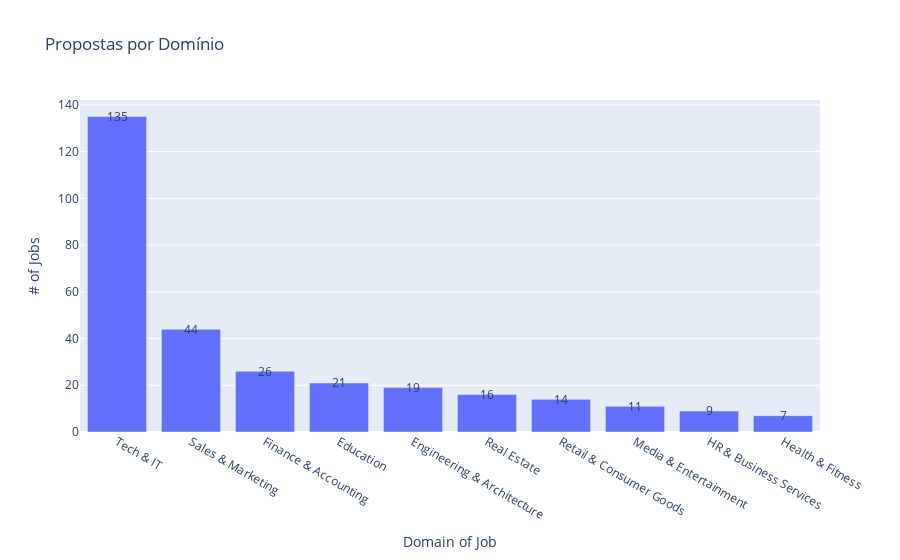

The notebook cell this image was saved under:
### Code cell
plot_graphics(domains.head(10), "Propostas por Domínio", "Domain of Job", "# of Jobs")
# Gráfico de Pizza

### Figure 1 — Plotly figure (JSON) as saved in the notebook; plotly's stock layout.template omitted (floating-point values rounded to 4 significant figures)
{"data": [{"alignmentgroup": "True", "hovertemplate": "Domain of Job=%{x}<br># of Jobs=%{y}<extra></extra>", "legendgroup": "", "marker": {"color": "#636efa", "pattern": {"shape": ""}}, "name": "", "offsetgroup": "", "orientation": "v", "showlegend": false, "textposition": "auto", "type": "bar", "x": ["Tech & IT", "Sales & Marketing", "Finance & Accounting", "Education", "Engineering & Architecture", "Real Estate", "Retail & Consumer Goods", "Media & Entertainment", "HR & Business Services", "Health & Fitness"], "xaxis": "x", "y": [135, 44, 26, 21, 19, 16, 14, 11, 9, 7], "yaxis": "y"}], "layout": {"annotations": [{"font": {"size": 12}, "showarrow": false, "text": "135", "x": "Tech & IT", "y": 135}, {"font": {"size": 12}, "showarrow": false, "text": "44", "x": "Sales & Marketing", "y": 44}, {"font": {"size": 12}, "showarrow": false, "text": "26", "x": "Finance & Accounting", "y": 26}, {"font": {"size": 12}, "showarrow": false, "text": "21", "x": "Education", "y": 21}, {"font": {"size": 12}, "showarrow": false, "text": "19", "x": "Engineering & Architecture", "y": 19}, {"font": {"size": 12}, "showarrow": false, "text": "16", "x": "Real Estate", "y": 16}, {"font": {"size": 12}, "showarrow": false, "text": "14", "x": "Retail & Consumer Goods", "y": 14}, {"font": {"size": 12}, "showarrow": false, "text": "11", "x": "Media & Entertainment", "y": 11}, {"font": {"size": 12}, "showarrow": false, "text": "9", "x": "HR & Business Services", "y": 9}, {"font": {"size": 12}, "showarrow": false, "text": "7", "x": "Health & Fitness", "y": 7}], "barmode": "relative", "legend": {"tracegroupgap": 0}, "title": {"text": "Propostas por Domínio"}, "xaxis": {"anchor": "y", "domain": [0, 1], "title": {"text": "Domain of Job"}}, "yaxis": {"anchor": "x", "domain": [0, 1], "title": {"text": "# of Jobs"}}}}
